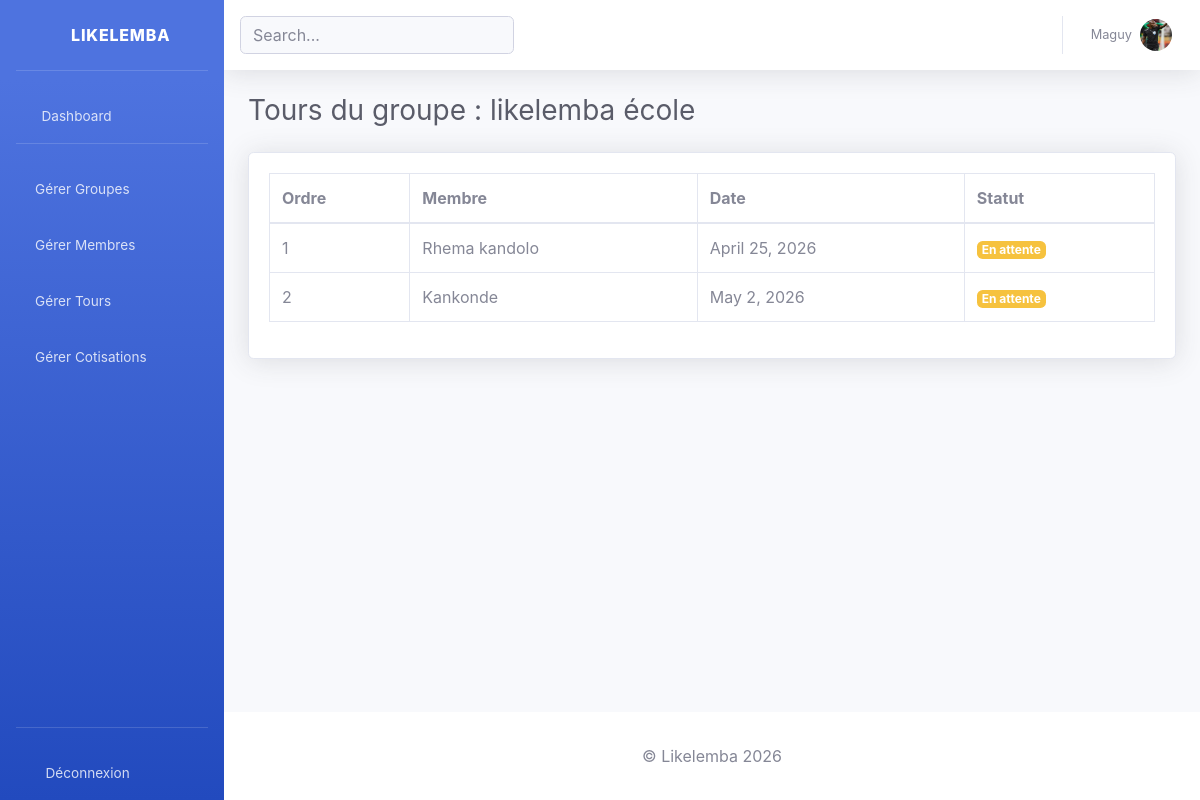
Screenshot of /groupes/6/tours/ (signed in) with the database file from the repository.
### authentification/models.py (models this page shows)
class Utilisateur(AbstractUser):
    telephone = models.CharField(max_length=20)
    ROLE_CHOICES = [
        ('ADMIN', 'Admin'),
        ('MEMBRE', 'Membre')
    ]
    role = models.CharField(max_length=10, choices=ROLE_CHOICES)
    photo = models.ImageField(upload_to='profiles/', null=True, blank=True)
    is_verified = models.BooleanField(default=False)

### likelemba_app/models.py (models this page shows, shortened)
class Groupe(models.Model):
    FREQUENCE_CHOICES = [
        ('QUOTIDIEN', 'Quotidien'),
        ('HEBDOMADAIRE', 'Hebdomadaire'),
        ('MENSUEL', 'Mensuel'),
        ('ANNUEL', 'Annuel')
    ]
    STATUT_CHOICES = [
        ('ACTIF', 'Actif'),
        ('TERMINE', 'Terminé')
    ]
    nom = models.CharField(max_length=100)
    montant_cotisation = models.DecimalField(
        max_digits=10,
        decimal_places=2
    )
    frequence = models.CharField(max_length=20, choices=FREQUENCE_CHOICES)
    date_debut = models.DateField()
    statut = models.CharField(max_length=20, choices = STATUT_CHOICES, default='ACTIF')
    date_creation = models.DateTimeField(auto_now_add=True, null=True)
    admin = models.ForeignKey(
        Utilisateur,
        on_delete=models.CASCADE
    )

class Tour(models.Model):
    groupe = models.ForeignKey(Groupe, on_delete=models.CASCADE)
    membre = models.ForeignKey(MembreGroupe, on_delete=models.CASCADE)
    date_tour = models.DateField()
    statut = models.CharField(
        max_length=20,
        choices=[
            ('EN_ATTENTE', 'En attente'),
            ('PAYE', 'Payé')
        ],
        default='EN_ATTENTE'
    )

class MembreGroupe(models.Model):
    utilisateur = models.ForeignKey(
        Utilisateur,
        on_delete=models.CASCADE,
        null=True,
        blank=True
    )
    groupe = models.ForeignKey(
        Groupe,
        on_delete=models.CASCADE,
        null=True,
        blank=True
    )
    nom = models.CharField(max_length=100, null=True, blank=True)
    telephone = models.CharField(max_length=20, blank=True)
    ordre_reception = models.IntegerField()
    @property
    def nom_affiche(self):
        if self.utilisateur:
            return self.utilisateur.username
        return self.nom or "Membre sans nom"
    class Meta:
        unique_together = ('utilisateur', 'groupe')

### likelemba_app/views.py (the view)
# urls.py: path('groupes/<int:groupe_id>/tours/', liste_tours_view, name='liste_tours'),
@login_required(login_url="login")
def liste_tours_view(request, groupe_id):
    groupe = get_object_or_404(Groupe, id=groupe_id, admin=request.user)
    tours = Tour.objects.filter(groupe=groupe).order_by('date_tour')
    return render(request, 'tours/liste_tours.html', {
        'groupe': groupe,
        'tours': tours
    })

### likelemba/templates/tours/liste_tours.html
{% extends 'base.html' %}
{% block content %}
<h3 class="mb-4 text-gray-800">
    Tours du groupe : {{ groupe.nom }}
</h3>
<div class="card shadow">
    <div class="card-body">
        <div class="table-responsive">
            <table class="table table-bordered">
                <thead>
                    <tr>
                        <th>Ordre</th>
                        <th>Membre</th>
                        <th>Date</th>
                        <th>Statut</th>
                    </tr>
                </thead>
                <tbody>
                    {% for tour in tours %}
                    <tr>
                        <td>{{ forloop.counter }}</td>
                        <td>{{ tour.membre.nom_affiche }}</td>
                        <td>{{ tour.date_tour }}</td>
                        <td>
                            {% if tour.statut == "PAYE" %}
                                <span class="badge badge-success">Payé</span>
                            {% else %}
                                <span class="badge badge-warning">En attente</span>
                            {% endif %}
                        </td>
                    </tr>
                    {% empty %}
                    <tr>
                        <td colspan="4" class="text-center">
                            Aucun tour généré
                        </td>
                    </tr>
                    {% endfor %}
                </tbody>
            </table>
        </div>
    </div>
</div>
{% endblock %}

### likelemba/templates/components/navbar.html (shortened to what this page needs)
{% load static %}
<nav class="navbar navbar-expand navbar-light bg-white topbar mb-4 static-top shadow">
    <form class="d-none d-sm-inline-block form-inline mr-auto">
        <input type="text" class="form-control bg-light small" placeholder="Search...">
    </form>
    <ul class="navbar-nav ml-auto">
        <li class="nav-item dropdown no-arrow mx-1">
            <a class="nav-link" href="#">
                <i class="fas fa-bell fa-fw"></i>
            </a>
        </li>
        <li class="nav-item dropdown no-arrow mx-1">
            <a class="nav-link" href="#">
                <i class="fas fa-envelope fa-fw"></i>
            </a>
        </li>
        <li class="nav-item dropdown no-arrow">
            <a class="nav-link dropdown-toggle" href="#">
                <span class="mr-2 d-none d-lg-inline text-gray-600 small">{{ request.user.username }}</span>
                {% if request.user.photo %}
                    <img class="img-profile rounded-circle" src="{{ request.user.photo.url }}" width="40px">
                {% else %}
                    <img src="{% static 'img/undraw_profile_2.svg' %}" alt="" width="40px">
                {% endif %}
            </a>
        </li>
    </ul>
</nav>

### rows the page displays
Utilisateur: user.username "Maguy", user.photo (picture)
Groupe: nom "likelemba école"
Tour: membre.nom_affiche "Rhema kandolo", date_tour "April 25, 2026", statut "En attente"
Tour: membre.nom_affiche "Kankonde", date_tour "May 2, 2026", statut "En attente"
